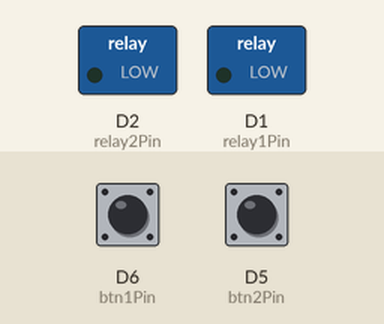
This sketch was run on a simulated ESP8266 (NodeMCU). On the bench: switched loads named in the sketch (green lamp = pin HIGH). Inputs (shaded band) come from the test bench; at power-on: D6 (btn1Pin) HIGH, D5 (btn2Pin) HIGH. WiFi joins after 1.5 s; servers stay silent unless stated; what the sketch prints to the serial monitor is not drawn.

Above: at 2.7 s.
2.8 s: D6 (btn1Pin) pulled LOW for 0.15 s
At 3.8 s:
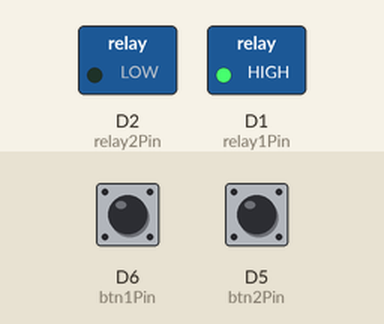
4.4 s: D5 (btn2Pin) pulled LOW for 0.15 s
At 4.9 s:
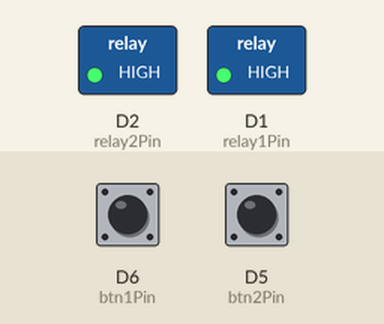
6.0 s: D6 (btn1Pin) pulled LOW for 1 s
At 7.3 s:
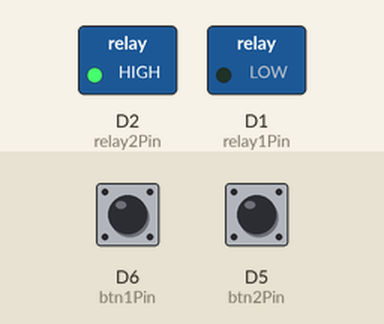
8.5 s: D6 (btn1Pin) pulled LOW for 3.2 s
At 9.3 s:
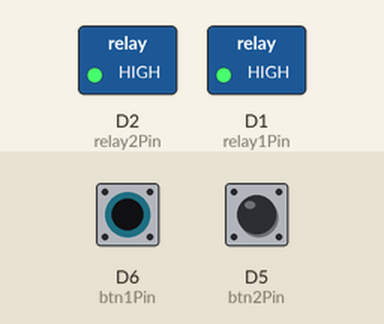
13.2 s: D5 (btn2Pin) pulled LOW for 1 s
At 14.0 s:
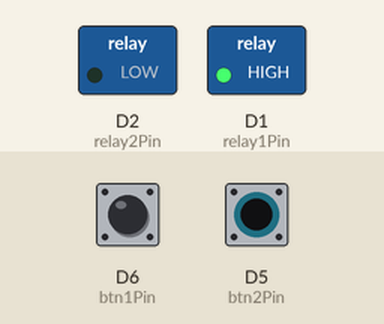
Timing chart, 0 to 16.2 s (numbered marks = the images above; inputs shaded):
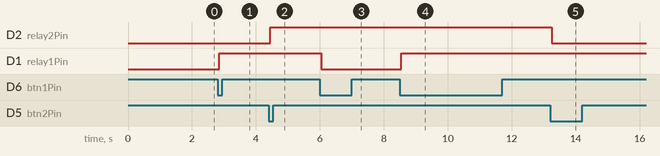

The sketch:

btnRebounceTCP.ino
```cpp
// btnRebounceTCP.ino - ESP8266 (NodeMCU) WiFi TCP server with two debounced
// pushbuttons, each toggling one of two relays. Relays can also be toggled over
// TCP (port 8080): send "1"/"2" to toggle relay 1/2, "99" to disconnect.
#include <ESP8266WiFi.h>

// WiFi credentials
const char* ssid = "YOUR_WIFI_SSID";
const char* password = "YOUR_WIFI_PASSWORD";

// TCP server
WiFiServer server(8080);

// Pin definitions
const int relay1Pin = D1;  // GPIO5
const int relay2Pin = D2;  // GPIO4
const int btn1Pin = D6;            // GPIO12
const int btn2Pin = D5;            // GPIO14

// Button debounce variables
#define DEBOUNCE_TIME 50 // Debounce time in milliseconds

// Relay state
bool relay1State = false; // Current relay state (false = OFF, true = ON)
bool relay2State = false; // Current relay state (false = OFF, true = ON)

// Struct to store debounce state for each button
struct ButtonState {
  int lastSteadyState = HIGH;       // Previous steady state of the button
  int lastFlickerableState = HIGH;  // Previous flickerable state of the button
  unsigned long lastDebounceTime = 0;  // Last debounce time
};

// Create separate debounce states for each button
ButtonState btn1State;
ButtonState btn2State;

// Function prototypes
void handleButtonPress(int btnInputPin, int outputPin, bool& state, ButtonState& btnState, const char* relayNum);
void handleTCPClient();

void setup() {
  // Pin setup
  pinMode(btn1Pin, INPUT_PULLUP);
  pinMode(btn2Pin, INPUT_PULLUP);
  pinMode(relay1Pin, OUTPUT);
  pinMode(relay2Pin, OUTPUT);

  // Initialize relay state
  digitalWrite(relay1Pin, LOW);  // Relay OFF initially (active LOW)
  digitalWrite(relay2Pin, LOW);  // Relay OFF initially (active LOW)

  // Start Serial communication
  Serial.begin(115200);

  // Connect to WiFi
  WiFi.begin(ssid, password);
  Serial.println("");
  Serial.println("=============================");
  Serial.println("Connecting to WiFi");
  Serial.println("=============================");

  while (WiFi.status() != WL_CONNECTED) {
    delay(500);
    Serial.print(".");
  }

  Serial.println();
  Serial.println("=============================");
  Serial.print("Connected! IP: ");
  Serial.println(WiFi.localIP());
  Serial.println("=============================");

  // Start the TCP server
  server.begin();

}

void loop() {
  // Handle TCP client
  handleTCPClient();

  // Handle button press for the relay
  handleButtonPress(btn1Pin, relay1Pin, relay1State, btn1State, "1");
  handleButtonPress(btn2Pin, relay2Pin, relay2State, btn2State, "2");
}

void handleTCPClient() {
  WiFiClient client = server.available();
  if (client) {
    Serial.println("Client connected.");

    while (client.connected()) {
      if (client.available()) {
        String data = client.readStringUntil('\n');
        data.trim();
        Serial.print("Received: ");
        Serial.println(data);

        int number = data.toInt();
        String response;

        if (data.length() == 0 || (number == 0 && data != "0")) {
          response = "Invalid input.";
        }
        else if (number == 1) {
          relay1State = !relay1State;
          digitalWrite(relay1Pin, relay1State ? HIGH : LOW);
          response = String("COMMAND {SWITCH : RELAY 1} > CURRENT STATE :") + (relay1State ? "OFF" : "ON");
        }
        else if (number == 2) {
          relay2State = !relay2State;
          digitalWrite(relay2Pin, relay2State ? HIGH : LOW);
          response = String("COMMAND {SWITCH : RELAY 2} > CURRENT STATE :") + (relay2State ? "OFF" : "ON");
        }
        else if (number == 99) {
          response = "COMMAND {99:EXIT CLIENT}";
          client.println(response);
          Serial.println("Replied: " + response);

          Serial.println("Client disconnected.");
          break;
        }
        else {
          response = "INVALID COMMAND!";
        }

        client.println(response);
        Serial.println("Replied: " + response);
      }

      // Handle button press for the relay
      handleButtonPress(btn1Pin, relay1Pin, relay1State, btn1State, "1");
      handleButtonPress(btn2Pin, relay2Pin, relay2State, btn2State, "2");
    }
  }
}

// Modular handleButtonPress function with independent debounce state
void handleButtonPress(int btnInputPin, int outputPin, bool& state, ButtonState& btnState, const char* relayNum) {
  // Read the current state of the button
  int buttonState = digitalRead(btnInputPin);

  // Check if the button state has changed
  if (buttonState != btnState.lastFlickerableState) {
    // Reset debounce timer
    btnState.lastDebounceTime = millis();
    btnState.lastFlickerableState = buttonState;
  }

  // If the button state is stable for longer than the debounce time
  if ((millis() - btnState.lastDebounceTime) > DEBOUNCE_TIME) {
    // If the button state has changed
    if (btnState.lastSteadyState == HIGH && buttonState == LOW) {
      // Serial.println(" pressed. Toggling relay state.");

      state = !state;  // Toggle relay state
      digitalWrite(outputPin, state ? HIGH : LOW);  // Update relay state
      Serial.println(String("COMMAND {SWITCH : RELAY ") + relayNum + "} > CURRENT STATE :" + (state ? "OFF" : "ON"));
    }

    // Update the last steady state
    btnState.lastSteadyState = buttonState;
  }
}
```

Measured:
- after the input at 2.8 s, D1 (relay1Pin): LOW → HIGH after 0.05 s
- after the input at 4.4 s, D2 (relay2Pin): LOW → HIGH after 0.05 s
- after the input at 6.0 s, D1 (relay1Pin): HIGH → LOW after 0.05 s
- after the input at 8.5 s, D1 (relay1Pin): LOW → HIGH after 0.05 s
- after the input at 13.2 s, D2 (relay2Pin): HIGH → LOW after 0.05 s
